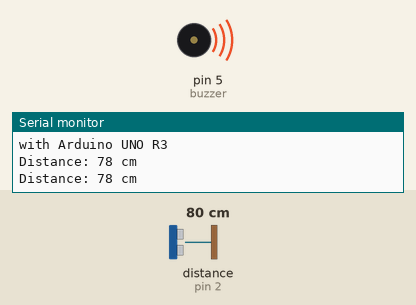
Simulated run of this sketch. Board: Arduino Uno, built with avr-gcc and run on an emulated ATmega328P. On the bench: buzzer (waves = sounding, pin HIGH), the last lines printed to the serial monitor. Wiring (inferred from the names in the program): ultrasonic range finder: trigger pin 3; echo pin 2. The test bench sets the inputs (shaded band); at power-on: distance to the obstacle (sensor on pin 2) 80 cm. The echo pulse lasts 58.3 µs per cm; pins used as bus, display or sensor lines are not drawn.

Above: at 1.3 s.
1.4 s: distance to the obstacle (sensor on pin 2) set to 149 cm
2.9 s: distance to the obstacle (sensor on pin 2) set to 157 cm
At 3.5 s:
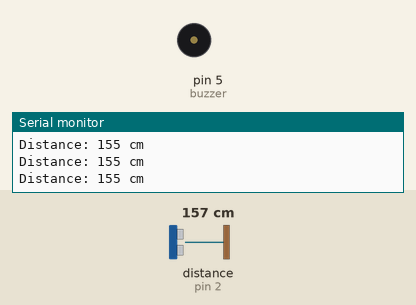
4.5 s: distance to the obstacle (sensor on pin 2) set to 2 cm
At 5.5 s:
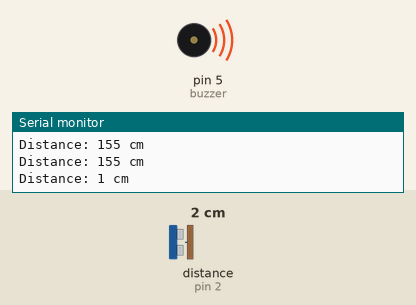
Timing chart, 0 to 7.5 s (numbered marks = the images above; inputs shaded):
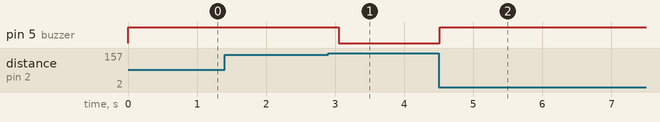

The sketch:

blind_stick.ino
```cpp
#define echoPin 2 // attach pin D2 Arduino to pin Echo of HC-SR04
#define trigPin 3 //attach pin D3 Arduino to pin Trig of HC-SR04
#define buzzer 5
// defines variables
long duration; // variable for the duration of sound wave travel
int distance; // variable for the distance measurement
int limit = 150;
void setup() {
pinMode(trigPin, OUTPUT); // Sets the trigPin as an OUTPUT
pinMode(echoPin, INPUT); // Sets the echoPin as an INPUT
pinMode(buzzer, OUTPUT);
Serial.begin(9600); // // Serial Communication is starting with 9600 of baudrate speed
Serial.println("Ultrasonic Sensor HC-SR04 Test"); // print some text in Serial Monitor
Serial.println("with Arduino UNO R3");
}
void loop() {
// Clears the trigPin condition
digitalWrite(trigPin, LOW);
delayMicroseconds(2);
// Sets the trigPin HIGH (ACTIVE) for 10 microseconds
digitalWrite(trigPin, HIGH);
delayMicroseconds(10);
digitalWrite(trigPin, LOW);
// Reads the echoPin, returns the sound wave travel time in microseconds
duration = pulseIn(echoPin, HIGH);
// Calculating the distance
distance = duration * 0.034 / 2; // Speed of sound wave divided by 2 (go and back)
// Displays the distance on the Serial Monitor
if(distance<=limit)
{
digitalWrite(5, HIGH);
delay(500);
}
else
{
digitalWrite(5,LOW);
}
Serial.print("Distance: ");
Serial.print(distance);
Serial.println(" cm");
}
```

Measured:
- the behaviour switches between 152 and 153 cm on distance to the obstacle (sensor on pin 2) (found by bisection; images 0 and 1)
- after the input at 2.9 s, pin 5 (buzzer): HIGH → LOW after 0.16 s
- after the input at 4.5 s, pin 5 (buzzer): LOW → HIGH at once
